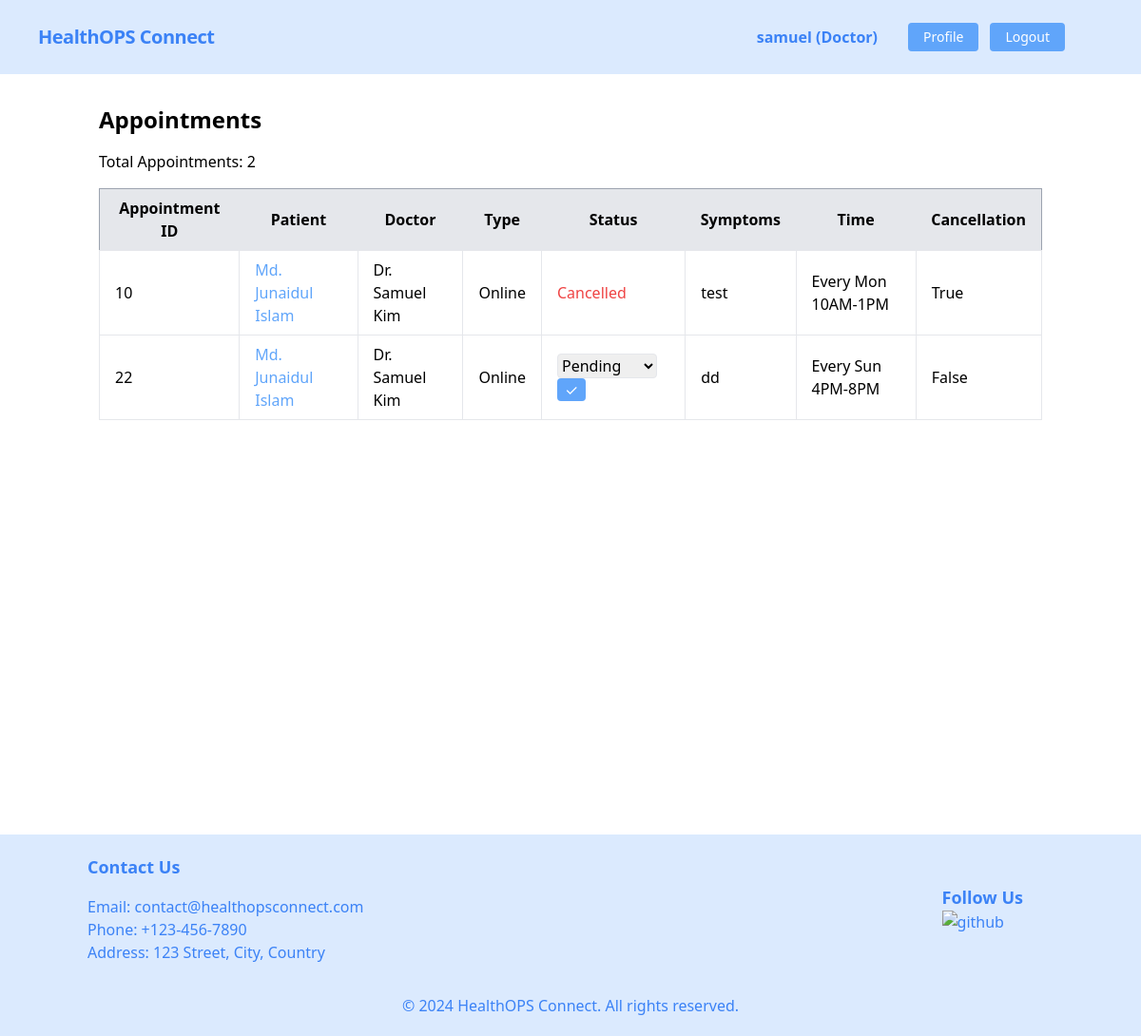
The page /doctors/profile/ (signed in) on the database as committed earlier.
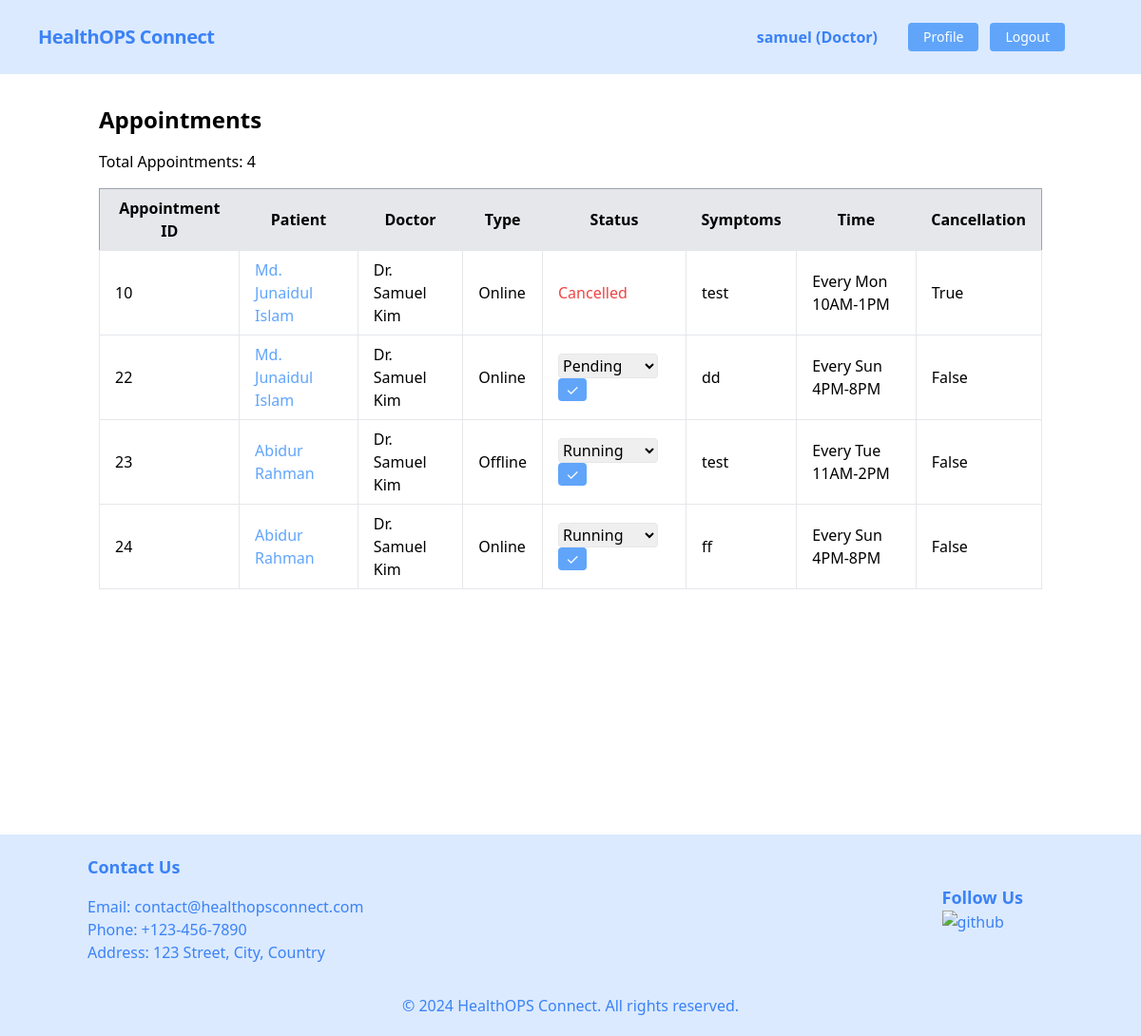
The same page on the database as committed later.
### appointment/models.py (models this page shows, shortened)
class Appointment(models.Model):
    patient = models.ForeignKey(Patient, on_delete=models.CASCADE)
    doctor = models.ForeignKey(Doctor, on_delete=models.CASCADE)
    appointment_type = models.CharField(
        choices=APPOINTMENT_TYPE, max_length=10)
    appointment_status = models.CharField(
        choices=APPOINTMENT_STATUS, max_length=10, default='Pending')
    symptoms = models.TextField()
    appointment_time = models.ForeignKey(
        AvailableTime, on_delete=models.CASCADE)
    cancellation = models.BooleanField(default=False)

### patient/models.py (models this page shows)
class Patient(models.Model):
    user = models.OneToOneField(User, on_delete=models.CASCADE)
    image = models.ImageField(
        upload_to='patient/images/', default='patient/images/default.jpg')
    phone = models.CharField(max_length=11)
    user_type = models.CharField(default='Patient', max_length=10, editable=False)
    def __str__(self):
        return f"{self.user.first_name} {self.user.last_name}"

### doctor/models.py (models this page shows)
class Doctor(models.Model):
    user = models.OneToOneField(User, on_delete=models.CASCADE)
    image = models.ImageField(
        upload_to='doctor/media/uploads/', default='doctor/media/uploads/default.jpg')
    designation = models.ManyToManyField(Designation)
    expertise = models.ManyToManyField(Expertise)
    available_time = models.ManyToManyField(AvailableTime)
    fee = models.IntegerField()
    meet_link = models.URLField(max_length=200)
    user_type = models.CharField(
        default='Doctor', max_length=10, editable=False)
    def __str__(self):
        return f"Dr. {self.user.first_name} {self.user.last_name}"

class AvailableTime(models.Model):
    name = models.CharField(max_length=100)
    def __str__(self):
        return self.name

### doctor/views.py (the view)
# urls.py: path('profile/', DoctorProfileView.as_view(), name='doctor_profile'),
class DoctorProfileView(LoginRequiredMixin, ListView):
    model = Appointment
    template_name = 'doctor_profile.html'
    context_object_name = 'appointments'
    def get_queryset(self):
        return Appointment.objects.filter(doctor=self.request.user.doctor)

### doctor/templates/doctor_profile.html (shortened to what this page needs)
{% extends 'base.html' %}
{% block content %}
<div class="container mx-auto px-4 py-8">
    <h1 class="text-2xl font-bold mb-4">Appointments</h1>
    <p class="mb-4">Total Appointments: {{ appointments.count }}</p>
    <div class="overflow-x-auto">
        <table class="table-auto border-collapse border border-gray-400 w-full">
            <thead>
                <tr class="bg-gray-200">
                    <th class="px-4 py-2">Appointment ID</th>
                    <th class="px-4 py-2">Patient</th>
                    <th class="px-4 py-2">Doctor</th>
                    <th class="px-4 py-2">Type</th>
                    <th class="px-4 py-2">Status</th>
                    <th class="px-4 py-2">Symptoms</th>
                    <th class="px-4 py-2">Time</th>
                    <th class="px-4 py-2">Cancellation</th>
                </tr>
            </thead>
            <tbody>
                {% for appointment in appointments %}
                <tr>
                    <td class="border px-4 py-2">{{ appointment.id }}</td>
                    <td class="border px-4 py-2">
                        <a href="{% url 'patient_profile_update' appointment.patient.user.username %}" class="text-blue-400 hover:text-blue-500 hover:underline">
                            {{ appointment.patient }}</a>
                    </td>
                    <td class="border px-4 py-2">{{ appointment.doctor }}</td>
                    <td class="border px-4 py-2">{{ appointment.get_appointment_type_display }}</td>
                    <td class="border px-4 py-2">
                        {% if appointment.appointment_status == 'Cancelled' %}
                        <span class="text-red-500">{{ appointment.get_appointment_status_display }}</span>
                        {% else %}
                        <form action="{% url 'change_appointment_status' appointment.id %}" method="post">
                            <select name="status" id="status" class="border rounded">
                                <option value="Pending" {% if appointment.appointment_status == 'Pending' %} selected
                                {% endif %}>
                                    Pending
                                </option>
                                <option value="Running" {% if appointment.appointment_status == 'Running' %} selected
                                {% endif %}>
                                    Running
                                </option>
                            </select>
                            <button type="submit"
                                class="bg-blue-400 hover:bg-blue-500 text-white px-2 rounded">✓</button>
                        </form>
                        {% endif %}
                    </td>
                    <td class="border px-4 py-2">{{ appointment.symptoms }}</td>
                    <td class="border px-4 py-2">{{ appointment.appointment_time }}</td>
                    <td class="border px-4 py-2">{{ appointment.cancellation }}</td>
                </tr>
                {% empty %}
                <tr>
                    <td colspan="8" class="border px-4 py-2">No appointments found.</td>
                </tr>
                {% endfor %}
            </tbody>
        </table>
    </div>
</div>
{% endblock %}

Rows that differ between the two databases and show on the page:
added Appointment: id "23", patient "Abidur Rahman", doctor "Dr. Samuel Kim", appointment_type "Offline", status "Running", symptoms "test", appointment_time "Every Tue 11AM-2PM", cancellation "False"
added Appointment: id "24", patient "Abidur Rahman", doctor "Dr. Samuel Kim", appointment_type "Online", status "Running", symptoms "ff", appointment_time "Every Sun 4PM-8PM", cancellation "False"
Other text that changed with them:
{{ appointments.count }}: "2" → "4"
